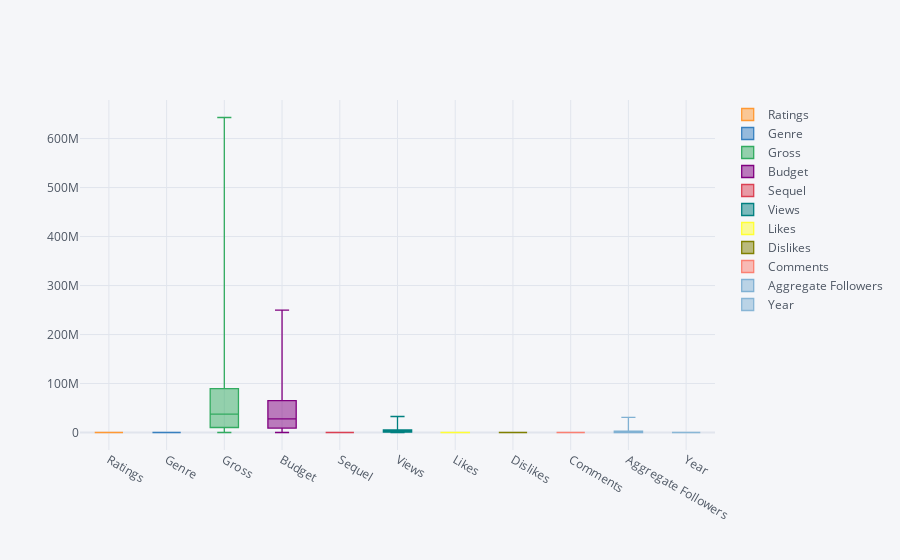

Source (notebook cell):
### Code cell
movies.iplot(kind='box')

### Figure 1 — Plotly figure (JSON) as saved in the notebook; plotly's stock layout.template omitted (floating-point values rounded to 4 significant figures; data arrays with more than 128 entries replaced by an {"elided": "..."} marker saying what was removed)
{"data": [{"boxpoints": false, "line": {"width": 1.3}, "marker": {"color": "rgba(255, 153, 51, 1.0)"}, "name": "Ratings", "orientation": "v", "type": "box", "y": {"elided": "231 float values"}}, {"boxpoints": false, "line": {"width": 1.3}, "marker": {"color": "rgba(55, 128, 191, 1.0)"}, "name": "Genre", "orientation": "v", "type": "box", "y": {"elided": "231 int values"}}, {"boxpoints": false, "line": {"width": 1.3}, "marker": {"color": "rgba(50, 171, 96, 1.0)"}, "name": "Gross", "orientation": "v", "type": "box", "y": {"elided": "231 int values"}}, {"boxpoints": false, "line": {"width": 1.3}, "marker": {"color": "rgba(128, 0, 128, 1.0)"}, "name": "Budget", "orientation": "v", "type": "box", "y": {"elided": "231 float values"}}, {"boxpoints": false, "line": {"width": 1.3}, "marker": {"color": "rgba(219, 64, 82, 1.0)"}, "name": "Sequel", "orientation": "v", "type": "box", "y": {"elided": "231 int values"}}, {"boxpoints": false, "line": {"width": 1.3}, "marker": {"color": "rgba(0, 128, 128, 1.0)"}, "name": "Views", "orientation": "v", "type": "box", "y": {"elided": "231 int values"}}, {"boxpoints": false, "line": {"width": 1.3}, "marker": {"color": "rgba(255, 255, 51, 1.0)"}, "name": "Likes", "orientation": "v", "type": "box", "y": {"elided": "231 int values"}}, {"boxpoints": false, "line": {"width": 1.3}, "marker": {"color": "rgba(128, 128, 0, 1.0)"}, "name": "Dislikes", "orientation": "v", "type": "box", "y": {"elided": "231 int values"}}, {"boxpoints": false, "line": {"width": 1.3}, "marker": {"color": "rgba(251, 128, 114, 1.0)"}, "name": "Comments", "orientation": "v", "type": "box", "y": {"elided": "231 int values"}}, {"boxpoints": false, "line": {"width": 1.3}, "marker": {"color": "rgba(128, 177, 211, 1.0)"}, "name": "Aggregate Followers", "orientation": "v", "type": "box", "y": {"elided": "231 int values"}}, {"boxpoints": false, "line": {"width": 1.3}, "marker": {"color": "rgba(128, 177, 211, 0.8999999999999999)"}, "name": "Year", "orientation": "v", "type": "box", "y": {"elided": "231 int values"}}], "layout": {"legend": {"bgcolor": "#F5F6F9", "font": {"color": "#4D5663"}}, "paper_bgcolor": "#F5F6F9", "plot_bgcolor": "#F5F6F9", "title": {"font": {"color": "#4D5663"}}, "xaxis": {"gridcolor": "#E1E5ED", "showgrid": true, "tickfont": {"color": "#4D5663"}, "title": {"font": {"color": "#4D5663"}, "text": ""}, "zerolinecolor": "#E1E5ED"}, "yaxis": {"gridcolor": "#E1E5ED", "showgrid": true, "tickfont": {"color": "#4D5663"}, "title": {"font": {"color": "#4D5663"}, "text": ""}, "zerolinecolor": "#E1E5ED"}}}
